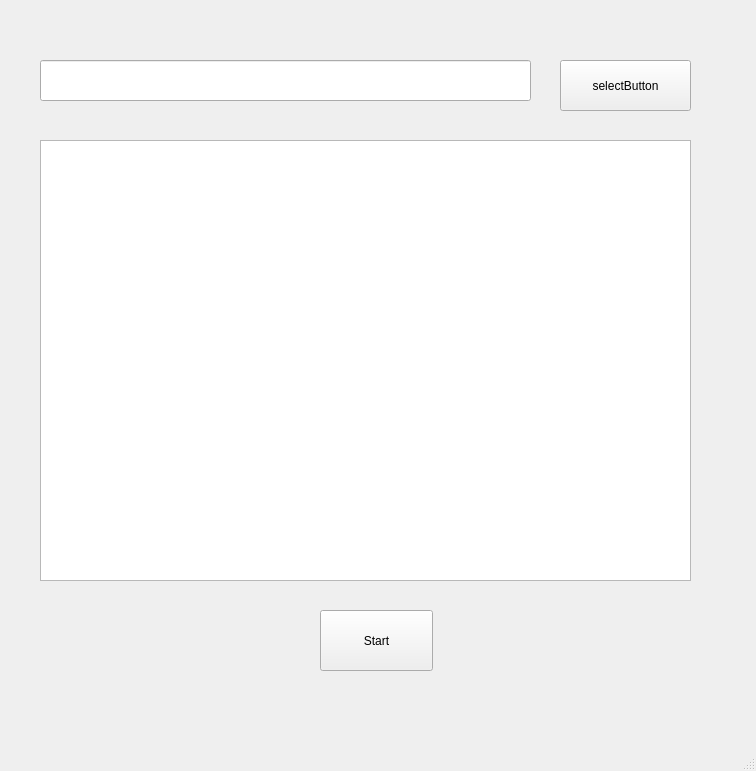
<?xml version="1.0" encoding="UTF-8"?>
<ui version="4.0">
 <class>MainWindow</class>
 <widget class="QMainWindow" name="MainWindow">
  <property name="geometry">
   <rect>
    <x>0</x>
    <y>0</y>
    <width>756</width>
    <height>771</height>
   </rect>
  </property>
  <property name="windowTitle">
   <string>MainWindow</string>
  </property>
  <widget class="QWidget" name="centralwidget">
   <widget class="QLineEdit" name="imagePath">
    <property name="geometry">
     <rect>
      <x>40</x>
      <y>60</y>
      <width>491</width>
      <height>41</height>
     </rect>
    </property>
   </widget>
   <widget class="QGraphicsView" name="graphicsViewImage">
    <property name="geometry">
     <rect>
      <x>40</x>
      <y>140</y>
      <width>651</width>
      <height>441</height>
     </rect>
    </property>
   </widget>
   <widget class="QPushButton" name="selectButton">
    <property name="geometry">
     <rect>
      <x>560</x>
      <y>60</y>
      <width>131</width>
      <height>51</height>
     </rect>
    </property>
    <property name="text">
     <string>selectButton</string>
    </property>
   </widget>
   <widget class="QPushButton" name="pushButtonViewStart">
    <property name="geometry">
     <rect>
      <x>320</x>
      <y>610</y>
      <width>113</width>
      <height>61</height>
     </rect>
    </property>
    <property name="text">
     <string>Start</string>
    </property>
   </widget>
  </widget>
  <widget class="QMenuBar" name="menubar">
   <property name="geometry">
    <rect>
     <x>0</x>
     <y>0</y>
     <width>756</width>
     <height>22</height>
    </rect>
   </property>
  </widget>
  <widget class="QStatusBar" name="statusbar"/>
 </widget>
 <resources/>
 <connections/>
</ui>
